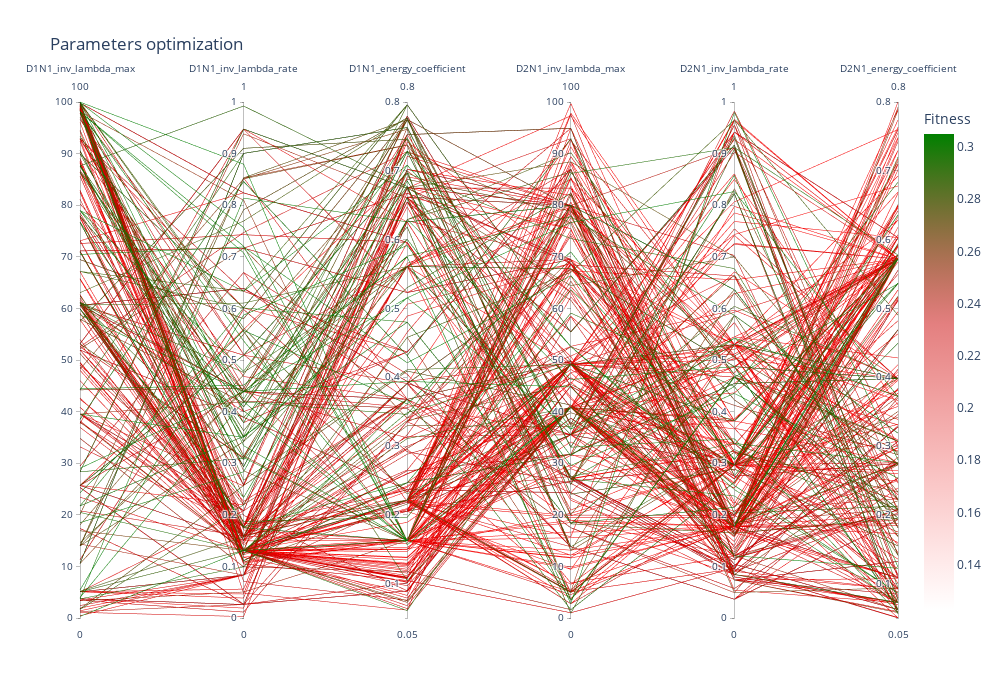

Write notebook code for a chart like this one.
### Code cell
fig = viewer.parallel_coordinates(4000)
fig.update_layout(width=1000, height=700)

### Figure 1 — Plotly figure (JSON) as saved in the notebook; plotly's stock layout.template omitted (floating-point values rounded to 4 significant figures; data arrays with more than 128 entries replaced by an {"elided": "..."} marker saying what was removed)
{"data": [{"dimensions": [{"label": "D1N1_inv_lambda_max", "range": [0, 100], "values": {"elided": "4000 float values"}}, {"label": "D1N1_inv_lambda_rate", "range": [0, 1], "values": {"elided": "4000 float values"}}, {"label": "D1N1_energy_coefficient", "range": [0.05, 0.8], "values": {"elided": "4000 float values"}}, {"label": "D2N1_inv_lambda_max", "range": [0, 100], "values": {"elided": "4000 float values"}}, {"label": "D2N1_inv_lambda_rate", "range": [0, 1], "values": {"elided": "4000 float values"}}, {"label": "D2N1_energy_coefficient", "range": [0.05, 0.8], "values": {"elided": "4000 float values"}}], "line": {"color": {"elided": "4000 float values"}, "colorbar": {"title": {"text": "Fitness"}}, "colorscale": [[0, "rgba(255,0,0,0)"], [0.6, "rgba(200,0,0,0.5)"], [1, "rgba(0, 128, 0, 1)"]], "showscale": true}, "type": "parcoords"}], "layout": {"coloraxis": {"colorbar": {"title": {"text": "Fitness"}}}, "height": 700, "title": {"text": "Parameters optimization"}, "width": 1000}}
